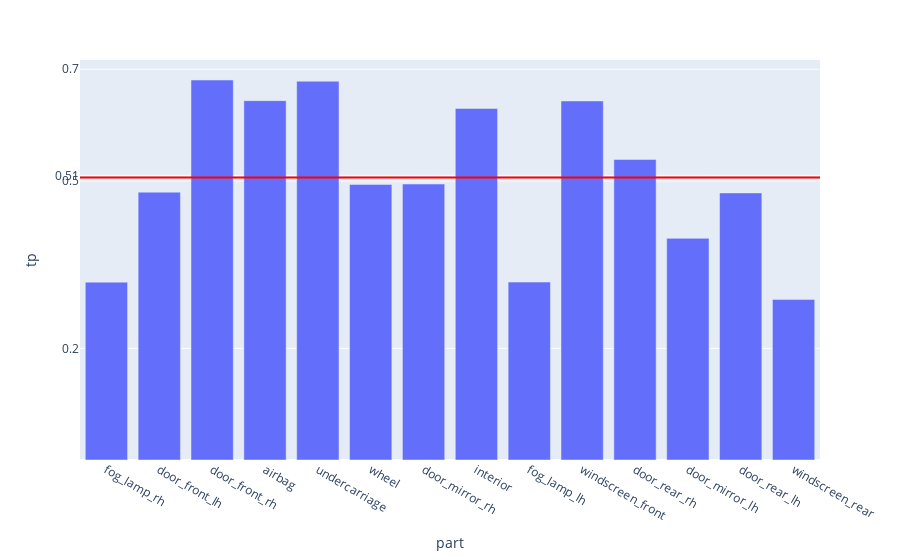

Notebook code cell kept with this figure:
### Code cell
fig = px.bar(evalMetrics, x = 'part', y = 'tp')

fig.add_hline(y=avgTp, line_width=2, line_color="red")

fig.update_layout(
    yaxis = dict(
        tickmode = 'array',
        tickvals = [np.format_float_positional(avgTp, 2), 0.2, 0.5, 0.7],
    )
)
fig

### Figure 1 — Plotly figure (JSON) as saved in the notebook; plotly's stock layout.template omitted (floating-point values rounded to 4 significant figures)
{"data": [{"alignmentgroup": "True", "hovertemplate": "part=%{x}<br>tp=%{y}<extra></extra>", "legendgroup": "", "marker": {"color": "#636efa", "pattern": {"shape": ""}}, "name": "", "offsetgroup": "", "orientation": "v", "showlegend": false, "textposition": "auto", "type": "bar", "x": ["fog_lamp_rh", "door_front_lh", "door_front_rh", "airbag", "undercarriage", "wheel", "door_mirror_rh", "interior", "fog_lamp_lh", "windscreen_front", "door_rear_rh", "door_mirror_lh", "door_rear_lh", "windscreen_rear"], "xaxis": "x", "y": [0.3186, 0.4799, 0.6807, 0.6438, 0.6786, 0.4936, 0.4943, 0.6298, 0.3187, 0.6432, 0.5382, 0.397, 0.4784, 0.2877], "yaxis": "y"}], "layout": {"barmode": "relative", "legend": {"tracegroupgap": 0}, "margin": {"t": 60}, "shapes": [{"line": {"color": "red", "width": 2}, "type": "line", "x0": 0, "x1": 1, "xref": "x domain", "y0": 0.5059, "y1": 0.5059, "yref": "y"}], "xaxis": {"anchor": "y", "domain": [0, 1], "title": {"text": "part"}}, "yaxis": {"anchor": "x", "domain": [0, 1], "tickmode": "array", "tickvals": ["0.51", 0.2, 0.5, 0.7], "title": {"text": "tp"}}}}
